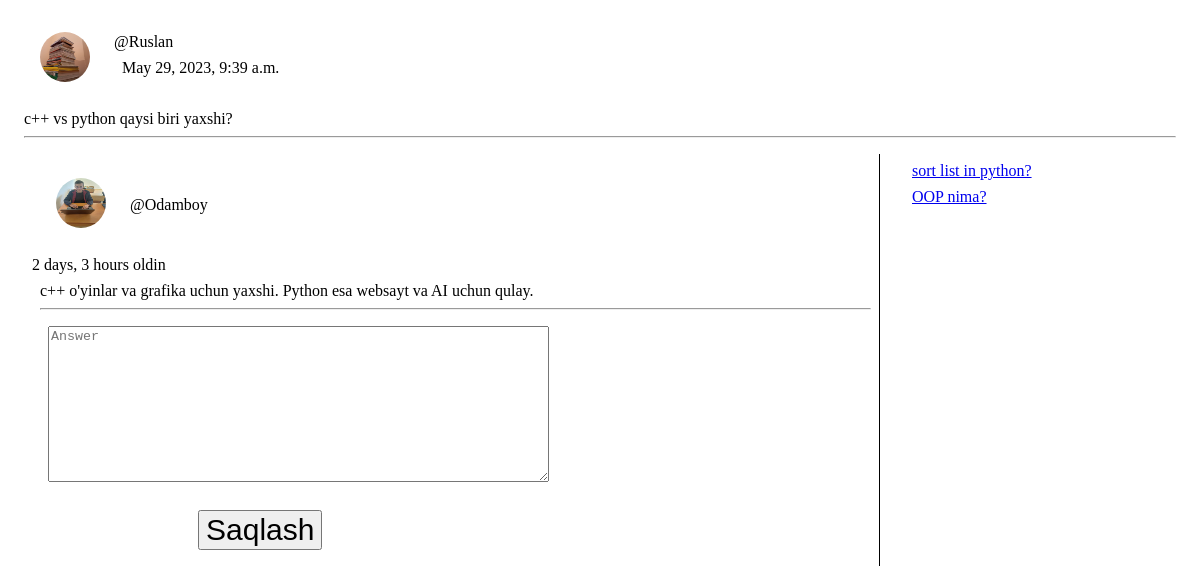
The app's page /room/4/ (signed in) with its own data.
### a1/models.py (models this page shows)
class Question(models.Model):
    user = models.ForeignKey(Profile, on_delete=models.CASCADE)
    question = models.TextField()
    created_time = models.DateTimeField(auto_now_add=True)
    updated_time = models.DateTimeField(auto_now=True)
    def __str__(self):
        return self.question
    class Meta:
        ordering = ['-id']

class Profile(models.Model):
    user = models.OneToOneField(User, on_delete = models.CASCADE)
    image = models.ImageField(upload_to = 'profile_images', default="profile_images/profile.jpg")

class Answer(models.Model):
    user = models.ForeignKey(Profile, on_delete=models.CASCADE)
    question = models.ForeignKey(Question, on_delete=models.CASCADE)
    answer = models.TextField()
    created = models.DateTimeField(auto_now_add = True)
    def __str__(self):
        return self.answer
    class Meta:
        ordering = ['-id']

### a1/views.py (the view, shortened to what this page needs)
# urls.py: path('room/<int:id>/', views.answer, name="room"),
@login_required
def answer(request,id):
    allquestions = Question.objects.all()
    question = Question.objects.get(id=id)
    answers = Answer.objects.filter(question=question)
    context = {
        'question':question,
        'answers':answers,
        'allquestions':allquestions,
    }
    return render(request, 'room.html', context)

### templates/room.html (shortened to what this page needs)
<!DOCTYPE html>
<html lang="en">
<head>
</head>
<body>
    <div class="user">
        <div class="pic"><img src="{{question.user.image.url}}" alt=""></div>
        <div class="name">@{{question.user.user}}
            <p>{{question.created_time}} </p>
        </div>
      </div>
    <p>{{question}}</p>
    <hr>
    <div class="forms">
        <div class="answers">
            {% for i in answers %}
    <div class="user">
        <div class="pic"><img src="{{i.user.image.url}}" alt="{{i.user.image.url}}"></div>
        <div class="name">@{{i.user.user}}</div>
      </div>
      {{i.created|timesince}} oldin
      <p> {{i}}</p>
      <hr>
    {% endfor %}
    <form action="" method="post">
        <textarea name="answer" id="answer" cols="60" rows="10" placeholder="Answer"></textarea>
        <p> <input type="submit" value="Saqlash" id="saver"> </p>
    </form>
        </div>
        <div class="otherquestions">
            {% for i in allquestions %}
              {% if not i == question %}
              <p><a href="{% url 'room' i.id %}">{{i}}</a></p>
              {% endif %}
            {% endfor %}
        </div>
    </div>
</body>
</html>

### templates/room.html (style rules this page uses)
#saver { font-size: 30px; margin-left: 150px; }
* { margin: 8px; }
.user { display: flex; align-items: center; }
img { width: 50px; height: 50px; border-radius: 50%; }
.forms { display: grid; grid-template-columns: 3fr 1fr; }
.answers { border-right: 1px solid black; }

### records on screen
Question: user.image (picture), user.user "Ruslan", created_time "May 29, 2023, 9:39 a.m.", question "c++ vs python qaysi biri yaxshi?"
Answer: user.image (picture), user.user "Odamboy", created "2 days, 3 hours", answer "c++ o'yinlar va grafika uchun yaxshi. Python esa websayt va AI uchun qulay."
Question: question "sort list in python?"
Question: question "OOP nima?"
